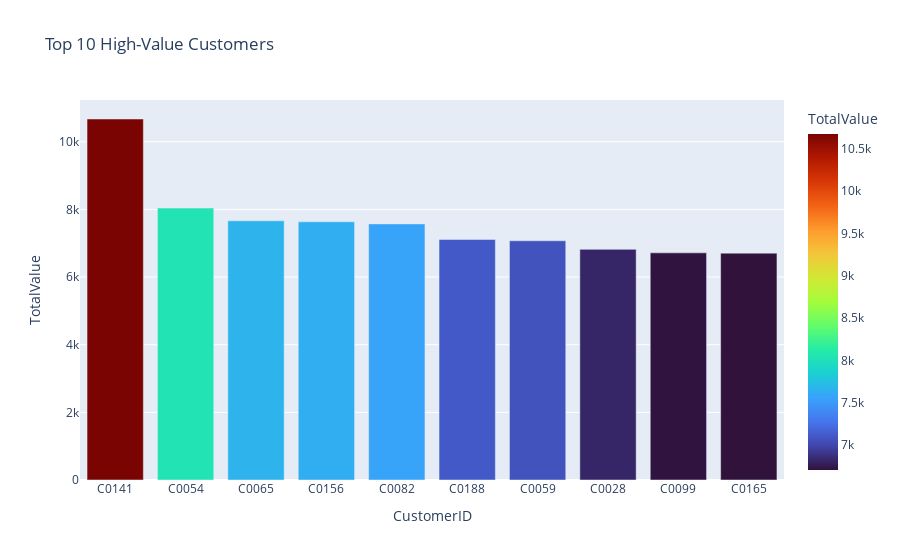

Notebook source saved alongside this figure:
### Markdown cell above
### **4️⃣ Customer Purchase Behavior**
📌 **Observation:**  
- The majority of customers make **fewer purchases**, with only a small percentage making **frequent transactions**.  
- This highlights the **need for customer retention strategies**, such as:
  - **Loyalty programs**
  - **Discounts for repeat customers**
  - **Personalized recommendations** to encourage repeat purchases.

### Code cell
# Insight 5 :High-Value Customers
customer_spending = transactions_copy.groupby('CustomerID',as_index=False)['TotalValue'].sum()
top_customers = customer_spending.sort_values(by="TotalValue", ascending=False).head(10)
fig2 = px.bar(top_customers, x="CustomerID", y="TotalValue", title="Top 10 High-Value Customers",
              color="TotalValue",
              color_continuous_scale="turbo")

fig2.show()

### Figure 1 — Plotly figure (JSON) as saved in the notebook; plotly's stock layout.template omitted (floating-point values rounded to 4 significant figures)
{"data": [{"alignmentgroup": "True", "hovertemplate": "CustomerID=%{x}<br>TotalValue=%{marker.color}<extra></extra>", "legendgroup": "", "marker": {"color": [10670.0, 8040.0, 7664.0, 7634.0, 7573.0, 7111.0, 7073.0, 6820.0, 6716.0, 6708.0], "coloraxis": "coloraxis", "pattern": {"shape": ""}}, "name": "", "offsetgroup": "", "orientation": "v", "showlegend": false, "textposition": "auto", "type": "bar", "x": ["C0141", "C0054", "C0065", "C0156", "C0082", "C0188", "C0059", "C0028", "C0099", "C0165"], "xaxis": "x", "y": [10670.0, 8040.0, 7664.0, 7634.0, 7573.0, 7111.0, 7073.0, 6820.0, 6716.0, 6708.0], "yaxis": "y"}], "layout": {"autosize": true, "barmode": "relative", "coloraxis": {"colorbar": {"title": {"text": "TotalValue"}}, "colorscale": [[0, "#30123b"], [0.07143, "#4145ab"], [0.1429, "#4675ed"], [0.2143, "#39a2fc"], [0.2857, "#1bcfd4"], [0.3571, "#24eca6"], [0.4286, "#61fc6c"], [0.5, "#a4fc3b"], [0.5714, "#d1e834"], [0.6429, "#f3c63a"], [0.7143, "#fe9b2d"], [0.7857, "#f36315"], [0.8571, "#d93806"], [0.9286, "#b11901"], [1, "#7a0402"]]}, "legend": {"tracegroupgap": 0}, "title": {"text": "Top 10 High-Value Customers"}, "xaxis": {"anchor": "y", "autorange": true, "domain": [0, 1], "range": [-0.5, 9.5], "title": {"text": "CustomerID"}, "type": "category"}, "yaxis": {"anchor": "x", "autorange": true, "domain": [0, 1], "range": [0, 11240.0], "title": {"text": "TotalValue"}, "type": "linear"}}}
